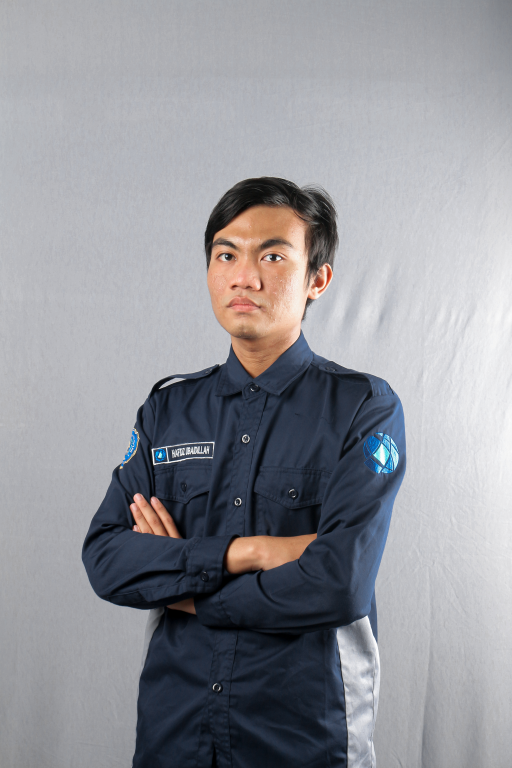
#> input picture Hafidz1.png, 1024 x 1536 px (shown at 1/2 size)
$ jupyter execute --allow-errors 'new new face detection(1).ipynb'
#> lines starting #> are read from the running program, lines starting #| are printed output that depends on the picture; after the words box and inside, x2 and y2 are one past the last pixel; in counts of white or black regions, pixels touching at a corner belong together
[cell 1]
import cv2

[cell 2]
import numpy as np

[cell 3]
pathi = 'Hafidz1.png'

[cell 4]
pathj = 'facedetection/haarcascade_frontalface_default.xml'

[cell 5]
pathk =  'facedetection/haarcascade_eye.xml'

[cell 6]
img = cv2.imread(pathi)
#> img is the input picture: shape (1536, 1024, 3); mean B, G, R 153.4, 147.7, 146.8

[cell 7]
face_cascade = cv2.CascadeClassifier(pathj)# input the trained model for face dectection

[cell 8]
eye_cascade = cv2.CascadeClassifier(pathk)  #input the trained model for eye dectection

[cell 9]
gray = cv2.cvtColor(img, cv2.COLOR_BGR2GRAY) # pre process for face and eye dectection
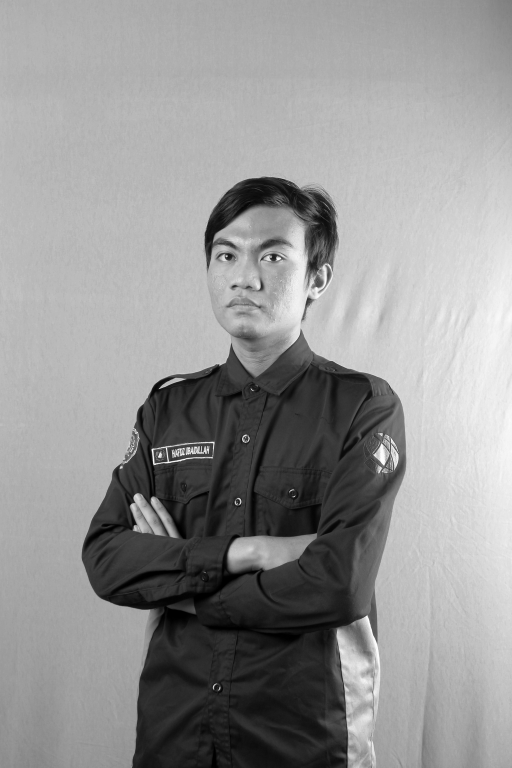
#> gray: shape (1536, 1024) (shown at 1/2 size); min 0, max 255, mean 148

[cell 10]
faces = face_cascade.detectMultiScale(gray,scaleFactor=1.3,minNeighbors=3) # detect the face
#> faces = [[681, 1350, 89, 89], [388, 428, 215, 215]]

[cell 11]
for (x,y,w,h) in faces:# these four  following codes are used to draw the rectangular to show the place of face
    cv2.rectangle(img,(x,y),(x+w,y+h),(255,0,0))
#> this loop made 2 passes
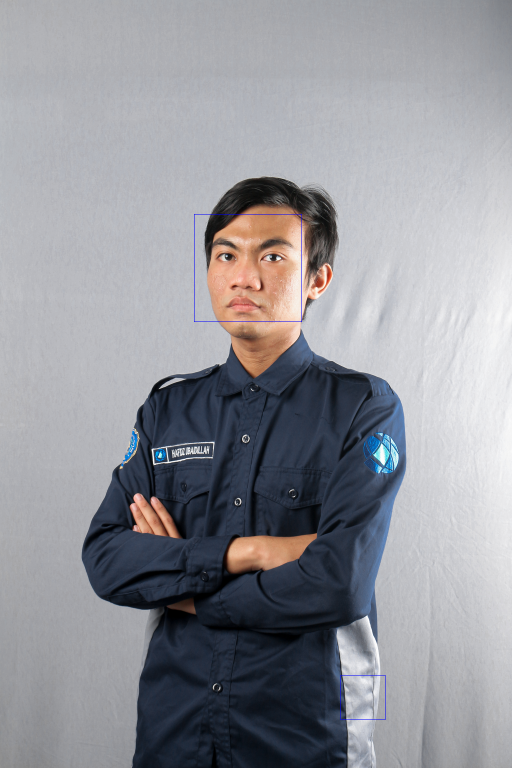
#> img: shape (1536, 1024, 3) (shown at 1/2 size); 0.08% of pixels changed, all inside (x1, y1, x2, y2) = (388, 428, 771, 1440)

roi_gray = gray[y:y+h, x:x+w]
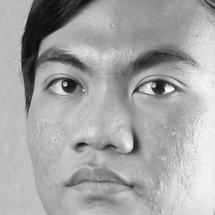
#> roi_gray: shape (215, 215); min 12, max 255, mean 166
roi_color = img[y:y+h, x:x+w]
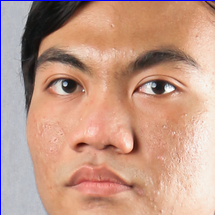
#> roi_color: shape (215, 215, 3); mean B, G, R 136, 154.7, 195.9
eyes = eye_cascade.detectMultiScale(roi_gray)# detect the eye
#> eyes = [[37, 58, 54, 54], [122, 55, 61, 61]]
for (ex,ey,ew,eh) in eyes:# these two  following codes are used to draw the rectangular to show the place of eye
    cv2.rectangle(roi_color,(ex,ey),(ex+ew,ey+eh),(0,255,0), )
#> this loop made 2 passes
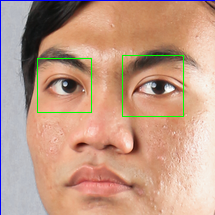
#> roi_color: shape (215, 215, 3); 1% of pixels changed, all inside (x1, y1, x2, y2) = (37, 55, 184, 117)

[cell 12]
img.shape
#> Out = (1536, 1024, 3)

[cell 13]
cv2.imshow('img',img)

cv2.waitKey(0)
#> Out = 27

[cell 14]
img.shape
#> Out = (1536, 1024, 3)

[cell 15]
img_resize = cv2.resize(img, (512, 512), interpolation=cv2.INTER_AREA)
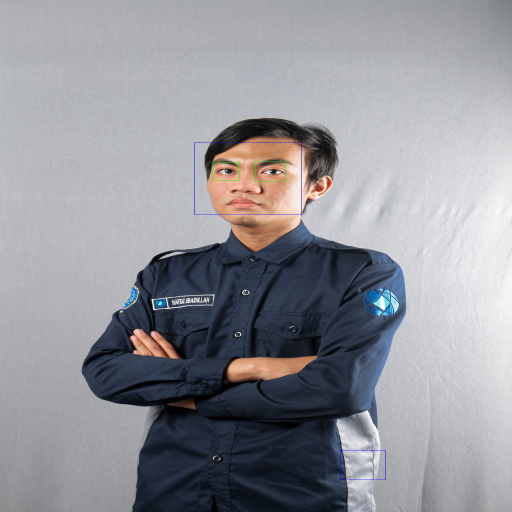
#> img_resize: shape (512, 512, 3); mean B, G, R 153.5, 147.6, 146.6

[cell 16]
cv2.imshow('img', img_resize)

[cell 17]
cv2.waitKey(0)
#> Out = 27

[cell 18]
cv2.imwrite('face_detection.jpg', img_resize)
#> Out = True
